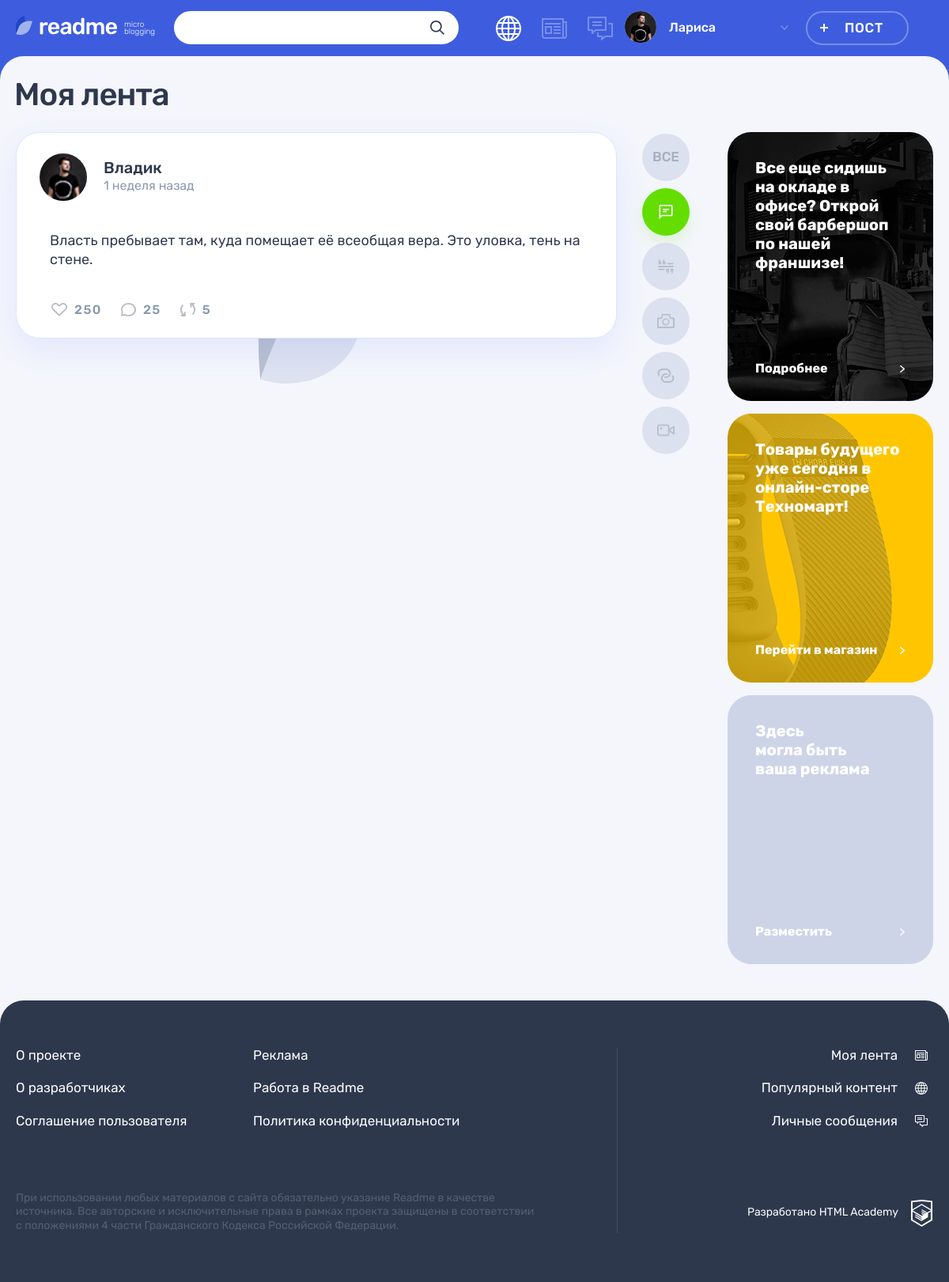
The app's page /feed.php?tab=text (signed in) with its own data.
### tables this page shows
CREATE TABLE posts (
                     id INT AUTO_INCREMENT PRIMARY KEY,
                     title VARCHAR(128) NOT NULL,
                     text TEXT DEFAULT NULL,
                     quote_auth VARCHAR(128) DEFAULT NULL,
                     img TEXT DEFAULT NULL,
                     video TEXT DEFAULT NULL,
                     link TEXT DEFAULT NULL,
                     views INT DEFAULT 0,
                     original_id INT DEFAULT NULL,
                     user_id INT NOT NULL,
                     content_type_id INT NOT NULL,
                     dt_add TIMESTAMP DEFAULT CURRENT_TIMESTAMP,
                     FOREIGN KEY (content_type_id) REFERENCES content_type(id),
                     FOREIGN KEY (user_id) REFERENCES users (id),
                     FOREIGN KEY (original_id) REFERENCES posts (id)
);

CREATE TABLE users (
                     id INT AUTO_INCREMENT PRIMARY KEY,
                     email VARCHAR(320) NOT NULL,
                     password CHAR(64) NOT NULL,
                     login VARCHAR(320) NOT NULL,
                     dt_add TIMESTAMP DEFAULT CURRENT_TIMESTAMP,
                     avatar TEXT DEFAULT NULL,
                     UNIQUE INDEX UI_email (email),
                     UNIQUE INDEX UI_login (login)
);

CREATE TABLE content_type (
                            id INT AUTO_INCREMENT PRIMARY KEY,
                            name CHAR(64) NOT NULL,
                            type CHAR(64) NOT NULL,
                            UNIQUE INDEX UI_type (type)
);

### helpers.php (called while the page is built, shortened)
<?php
function get_noun_plural_form(int $number, string $one, string $two, string $many): string
{
    $number = (int)$number;
    $mod10 = $number % 10;
    $mod100 = $number % 100;
    switch (true) {
        case ($mod10 === 1):
            return $one;
    }
}
function include_template($name, array $data = [])
{
    $name = 'templates/' . $name;
    extract($data);
    require $name;
    $result = ob_get_clean();
    return $result;
}

### functions.php (called while the page is built, shortened)
<?php
require_once 'helpers.php';
function show_past_time($time): string
{
    $post_date = strtotime($time);
    $cur_date = strtotime('now');
    $diff = $cur_date - $post_date;
    if ($diff < SECONDS_IN_HOUR) {
        $divider = SECONDS_IN_MIN;
        $form = ['минута', 'минуты', 'минут'];
    } else if ($diff < SECONDS_IN_DAY) {
        $divider = SECONDS_IN_HOUR;
        $form = ['час', 'часа', 'часов'];
    } else if ($diff < SECONDS_IN_WEEK) {
        $divider = SECONDS_IN_DAY;
        $form = ['день', 'дня', 'дней'];
    } else if ($diff < SECONDS_IN_MONTH) {
        $divider = SECONDS_IN_WEEK;
        $form = ['неделя', 'недели', 'недель'];
    } else {
        $divider = SECONDS_IN_MONTH;
        $form = ['месяц', 'месяца', 'месяцев'];
    }
    $diff /= $divider;
    $diff = floor($diff);
    return $diff . ' ' . get_noun_plural_form($diff, $form[0], $form[1], $form[2]) . ' назад';
}

### templates/feed_templates/strip.php (the view, shortened to what this page needs)
<main class="page__main page__main--feed">
    <div class="container">
        <h1 class="page__title page__title--feed">Моя лента</h1>
    </div>
    <div class="page__main-wrapper container">
        <section class="feed">
            <div class="feed__main-wrapper">
                <div class="feed__wrapper">
                    <?php foreach($posts as $post): ?>
                    <article class="feed__post post post-<?= $post['type'] ?>">
                        <header class="post__header post__author">
                            <a class="post__author-link" href="users_profile.php?id=<?= $post['user_id'] ?>" title="<?= $post['login'] ?>">
                                <div class="post__avatar-wrapper">
                                    <img class="post__author-avatar" src="uploads/<?= $post['avatar'] ?>" alt="Аватар пользователя" width="60" height="60">
                                </div>
                                <div class="post__info">
                                    <b class="post__author-name"><?= $post['login'] ?></b>
                                    <span class="post__time"><?= show_past_time($post['dt_add'])?></span>
                                </div>
                            </a>
                        </header>
                        <?php switch ($post['type']) {
                            case 'text':
                                echo include_template('post_templates/post_window_types/post-text.php', ['post' => $post]);
                                break;
                        }
                        ?>
                        <footer class="post__footer post__indicators">
                            <div class="post__buttons">
                                <a class="post__indicator post__indicator--likes button" href="#" title="Лайк">
                                    <svg class="post__indicator-icon" width="20" height="17">
                                        <use xlink:href="#icon-heart"></use>
                                    </svg>
                                    <span>250</span>
                                </a>
                                <a class="post__indicator post__indicator--comments button" href="#" title="Комментарии">
                                    <svg class="post__indicator-icon" width="19" height="17">
                                        <use xlink:href="#icon-comment"></use>
                                    </svg>
                                    <span>25</span>
                                </a>
                                <a class="post__indicator post__indicator--repost button" href="#" title="Репост">
                                    <svg class="post__indicator-icon" width="19" height="17">
                                        <use xlink:href="#icon-repost"></use>
                                    </svg>
                                    <span>5</span>
                                </a>
                            </div>
                        </footer>
                    </article>
                    <?php endforeach; ?>
                </div>
            </div>
            <ul class="feed__filters filters">
                <?php
                if (!$tab) {
                    $button_active = 'filters__button--active';
                } else {
                    $button_active = '';
                }
                ?>
                <li class="feed__filters-item filters__item">
                    <a class="filters__button <?= $button_active ?>" href="feed.php">
                        <span>Все</span>
                    </a>
                </li>
                <?php foreach($content_types as $content_type):
                    $params['tab'] = $content_type['type'];
                    $query = http_build_query($params);
                    $url = 'feed.php?' . $query;
                    if ($tab === $content_type['type']) {
                        $button_active = 'filters__button--active';
                    } else {
                        $button_active = '';
                    }?>
                <li class="feed__filters-item filters__item">
                    <a class="filters__button filters__button--<?= $content_type['type'] ?> <?= $button_active ?>" href="<?= $url ?>">
                        <svg class="filters__icon" width="22" height="18">
                            <use xlink:href="#icon-filter-<?= $content_type['type'] ?>"></use>
                        </svg>
                    </a>
                </li>
                <?php endforeach; ?>
            </ul>
        </section>
        <?= include_template('feed_templates/commercial.php') ?>
    </div>
</main>

### templates/post_templates/post_window_types/post-text.php
<div class="post-details__image-wrapper post-text">
    <div class="post__main">
        <p>
            <?= htmlspecialchars($post['text']) ?>
        </p>
    </div>
</div>

### records on screen
posts: user.avatar (picture), user.login "Владик", dt_add "1 неделя назад", text "Власть пребывает там, куда помещает её всеобщая вера. Это уловка, тень на стене."

### other values on screen
$user['user'] "Лариса"
